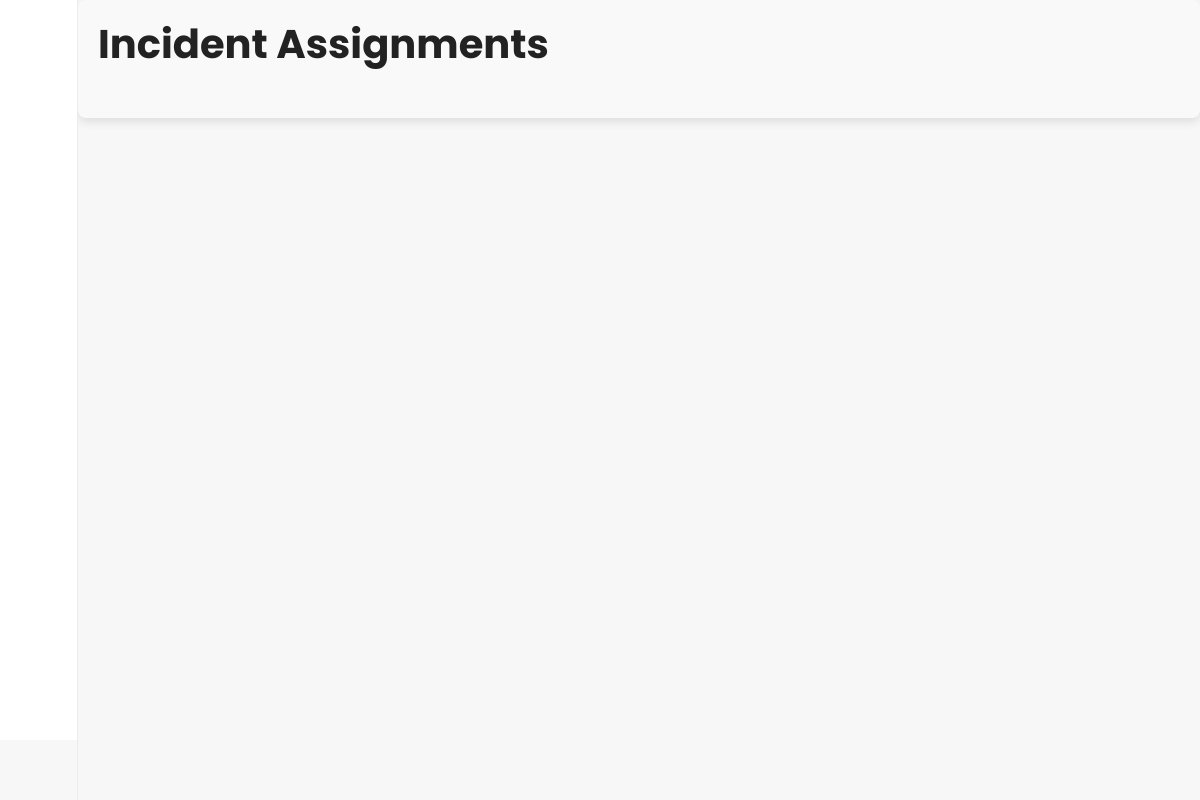
Before: /assignments/ (signed in) with the older database file.
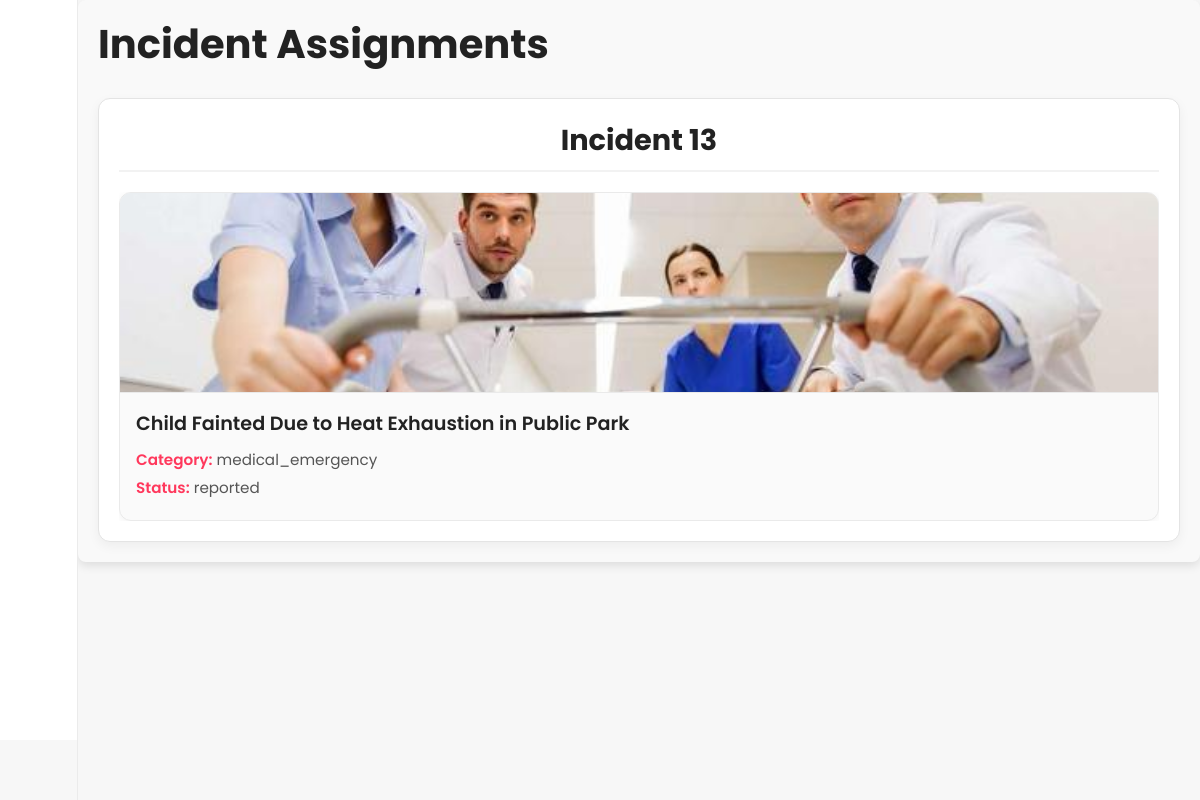
After: the same page with the newer database file.
### luwasapp/models.py (models this page shows, shortened)
class IncidentAssignment(models.Model):
    user = models.ForeignKey(User, on_delete=models.CASCADE, related_name='assignments')
    incident_report = models.ForeignKey(IncidentReport, on_delete=models.CASCADE, related_name='assignments')
    notification_sent = models.BooleanField(default=False)
    assigned_at = models.DateTimeField(auto_now_add=True)

class IncidentReport(models.Model):
    SEVERITY_CHOICES = [
        ('low', 'Low'),
        ('medium', 'Medium'),
        ('high', 'High'),
        ('critical', 'Critical'),
    ]
    STATUS_CHOICES = [
        ('reported', 'Reported'),
        ('resolved', 'Resolved'),
        ('closed', 'Closed'),
    ]
    CATEGORY_CHOICES = [
        ('medical_emergency', 'Medical Emergency'),
        ('fire_incident', 'Fire Incident'),
        ('road_accident', 'Road Accident'),
        ('natural_disaster', 'Natural Disaster'),
        ('crime_related', 'Crime Related'),
        ('domestic_violence', 'Domestic Violence'),
        ('psychological_crisis', 'Psychological Crisis'),
        ('missing_person', 'Missing Person'),
        ('poisoning', 'Poisoning'),
        ('gas_leak', 'Gas Leak'),
        ('electrical_hazard', 'Electrical Hazard'),
        ('hazardous_materials', 'Hazardous Materials Spill'),
        ('flooding', 'Flooding'),
        ('earthquake', 'Earthquake'),
        ('typhoon', 'Typhoon'),
        ('animal_attack', 'Animal Attack'),
        ('terrorist_threat', 'Terrorist Threat/Attack'),
        ('building_collapse', 'Building Collapse'),
        ('public_disturbance', 'Public Disturbance'),
        ('child_abuse', 'Child Abuse'),
        ('elderly_abuse', 'Elderly Abuse'),
    ]
    reportid = models.AutoField(primary_key=True)
    incident_type = models.CharField(max_length=100)
    severity = models.CharField(max_length=25, choices=SEVERITY_CHOICES)
    category = models.CharField(max_length=255, choices=CATEGORY_CHOICES, blank=True)
    status = models.CharField(max_length=255, choices=STATUS_CHOICES, default= "reported", blank=True)
    location = models.CharField(max_length=255)
    latitude = models.FloatField(null=True, blank=True)
    longitude = models.FloatField(null=True, blank=True)
    timestamp = models.DateTimeField(auto_now_add=True)

### luwasapp/views.py (the view)
# urls.py: path('assignments/', views.incident_assignment_list, name='incident_assignment_list'),
@login_required
def incident_assignment_list(request):
    assignments = IncidentAssignment.objects.filter(user=request.user)
    return render(request, 'incident_assignment/incident_assignment_list.html', {'assignments': assignments})

### luwasapp/templates/incident_assignment/incident_assignment_list.html (shortened to what the changed rows need)
{% extends 'general/base.html' %}
{% load static %}
{% block extra_css %}
    <link rel="stylesheet" href="{% static 'list.css' %}">
{% endblock %}
{% block content %}
<div class="incident-reports-container">
    <h1>Incident Assignments</h1>
    <div class="incident-columns">
        {% for assignment in assignments %}
            <div class="incident-column">
                <h2>Incident {{ assignment.incident_report.reportid }}</h2>
                <div class="incident-list-column">
                    <ul>
                        <li>
                            {% if assignment.incident_report.image %}
                                <img src="{{ assignment.incident_report.image.url }}" alt="Incident Image">
                            {% else %}
                                {% if assignment.incident_report.category == 'medical_emergency' %}
                                    <img src="{% static 'placeholder/placeholder_medical_emergency.jpg' %}" alt="Medical Emergency Placeholder">
                                {% elif assignment.incident_report.category == 'fire_incident' %}
                                    <img src="{% static 'placeholder/placeholder_fire_incident.jpg' %}" alt="Fire Incident Placeholder">
                                {% elif assignment.incident_report.category == 'road_accident' %}
                                    <img src="{% static 'placeholder/placeholder_road_accident.jpg' %}" alt="Road Accident Placeholder">
                                {% elif assignment.incident_report.category == 'natural_disaster' %}
                                    <img src="{% static 'placeholder/placeholder_natural_disaster.jpg' %}" alt="Natural Disaster Placeholder">
                                {% elif assignment.incident_report.category == 'crime_related' %}
                                    <img src="{% static 'placeholder/placeholder_crime_related.jpg' %}" alt="Crime Related Placeholder">
                                {% elif assignment.incident_report.category == 'domestic_violence' %}
                                    <img src="{% static 'placeholder/placeholder_domestic_violence.jpg' %}" alt="Domestic Violence Placeholder">
                                {% elif assignment.incident_report.category == 'psychological_crisis' %}
                                    <img src="{% static 'placeholder/placeholder_psychological_crisis.jpg' %}" alt="Psychological Crisis Placeholder">
                                {% elif assignment.incident_report.category == 'missing_person' %}
                                    <img src="{% static 'placeholder/placeholder_missing_person.jpg' %}" alt="Missing Person Placeholder">
                                {% elif assignment.incident_report.category == 'poisoning' %}
                                    <img src="{% static 'placeholder/placeholder_poisoning.jpg' %}" alt="Poisoning Placeholder">
                                {% elif assignment.incident_report.category == 'gas_leak' %}
                                    <img src="{% static 'placeholder/placeholder_gas_leak.jpg' %}" alt="Gas Leak Placeholder">
                                {% elif assignment.incident_report.category == 'electrical_hazard' %}
                                    <img src="{% static 'placeholder/placeholder_electrical_hazard.jpg' %}" alt="Electrical Hazard Placeholder">
                                {% elif assignment.incident_report.category == 'hazardous_materials' %}
                                    <img src="{% static 'placeholder/placeholder_hazardous_materials.jpg' %}" alt="Hazardous Materials Spill Placeholder">
                                {% elif assignment.incident_report.category == 'flooding' %}
                                    <img src="{% static 'placeholder/placeholder_flooding.jpg' %}" alt="Flooding Placeholder">
                                {% elif assignment.incident_report.category == 'earthquake' %}
                                    <img src="{% static 'placeholder/placeholder_earthquake.jpg' %}" alt="Earthquake Placeholder">
                                {% elif assignment.incident_report.category == 'typhoon' %}
                                    <img src="{% static 'placeholder/placeholder_typhoon.jpg' %}" alt="Typhoon Placeholder">
                                {% elif assignment.incident_report.category == 'animal_attack' %}
                                    <img src="{% static 'placeholder/placeholder_animal_attack.jpg' %}" alt="Animal Attack Placeholder">
                                {% elif assignment.incident_report.category == 'terrorist_threat' %}
                                    <img src="{% static 'placeholder/placeholder_terrorist_threat.jpg' %}" alt="Terrorist Threat/Attack Placeholder">
                                {% elif assignment.incident_report.category == 'building_collapse' %}
                                    <img src="{% static 'placeholder/placeholder_building_collapse.jpg' %}" alt="Building Collapse Placeholder">
                                {% elif assignment.incident_report.category == 'public_disturbance' %}
                                    <img src="{% static 'placeholder/placeholder_public_disturbance.jpg' %}" alt="Public Disturbance Placeholder">
                                {% elif assignment.incident_report.category == 'child_abuse' %}
                                    <img src="{% static 'placeholder/placeholder_child_abuse.jpg' %}" alt="Child Abuse Placeholder">
                                {% elif assignment.incident_report.category == 'elderly_abuse' %}
                                    <img src="{% static 'placeholder/placeholder_elderly_abuse.jpg' %}" alt="Elderly Abuse Placeholder">
                                {% endif %}
                            {% endif %}
                            <a href="{% url 'incident_detail' assignment.incident_report.pk %}" class="card-link">
                                <div class="incident-info">
                                    <h3>{{ assignment.incident_report.incident_type }}</h3>
                                    <p><span>Category:</span> {{ assignment.incident_report.category }}</p>
                                    <p><span>Status:</span> {{ assignment.incident_report.status }}</p>
                                </div>
                            </a>
                        </li>
                    </ul>
                </div>
            </div>
        {% endfor %}
    </div>
</div>
{% endblock %}

Changed rows visible on the page:
added IncidentAssignment: incident_report.reportid "13", incident_report.incident_type "Child Fainted Due to Heat Exhaustion in Public Park", incident_report.category "medical_emergency", incident_report.status "reported"
